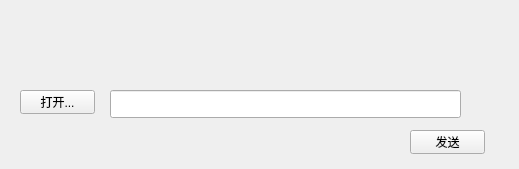
<?xml version="1.0" encoding="UTF-8"?>
<ui version="4.0">
 <class>SendFileClass</class>
 <widget class="QWidget" name="SendFileClass">
  <property name="geometry">
   <rect>
    <x>0</x>
    <y>0</y>
    <width>519</width>
    <height>169</height>
   </rect>
  </property>
  <property name="sizePolicy">
   <sizepolicy hsizetype="Fixed" vsizetype="Fixed">
    <horstretch>0</horstretch>
    <verstretch>0</verstretch>
   </sizepolicy>
  </property>
  <property name="minimumSize">
   <size>
    <width>519</width>
    <height>169</height>
   </size>
  </property>
  <property name="maximumSize">
   <size>
    <width>519</width>
    <height>169</height>
   </size>
  </property>
  <property name="windowTitle">
   <string>SendFile</string>
  </property>
  <widget class="QWidget" name="titleWidget" native="true">
   <property name="geometry">
    <rect>
     <x>0</x>
     <y>0</y>
     <width>519</width>
     <height>50</height>
    </rect>
   </property>
   <property name="titleskin" stdset="0">
    <bool>true</bool>
   </property>
  </widget>
  <widget class="QWidget" name="bodyWidget" native="true">
   <property name="geometry">
    <rect>
     <x>0</x>
     <y>50</y>
     <width>519</width>
     <height>119</height>
    </rect>
   </property>
   <property name="bottomskin" stdset="0">
    <bool>true</bool>
   </property>
   <widget class="QPushButton" name="openBtn">
    <property name="geometry">
     <rect>
      <x>20</x>
      <y>40</y>
      <width>75</width>
      <height>24</height>
     </rect>
    </property>
    <property name="text">
     <string>打开...</string>
    </property>
   </widget>
   <widget class="QPushButton" name="sendBtn">
    <property name="geometry">
     <rect>
      <x>410</x>
      <y>80</y>
      <width>75</width>
      <height>24</height>
     </rect>
    </property>
    <property name="text">
     <string>发送</string>
    </property>
   </widget>
   <widget class="QLineEdit" name="lineEdit">
    <property name="geometry">
     <rect>
      <x>110</x>
      <y>40</y>
      <width>351</width>
      <height>28</height>
     </rect>
    </property>
   </widget>
  </widget>
 </widget>
 <layoutdefault spacing="6" margin="11"/>
 <resources/>
 <connections/>
</ui>
